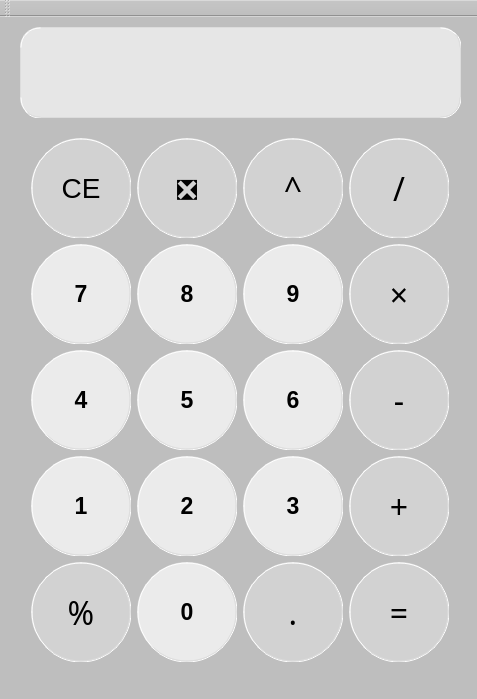
<?xml version="1.0" encoding="UTF-8"?>
<ui version="4.0">
 <class>MainWindow</class>
 <widget class="QMainWindow" name="MainWindow">
  <property name="geometry">
   <rect>
    <x>0</x>
    <y>0</y>
    <width>477</width>
    <height>699</height>
   </rect>
  </property>
  <property name="windowTitle">
   <string>MainWindow</string>
  </property>
  <property name="styleSheet">
   <string notr="true">background:rgb(190,190,190);</string>
  </property>
  <widget class="QWidget" name="centralWidget">
   <widget class="QTextEdit" name="textEdit">
    <property name="geometry">
     <rect>
      <x>20</x>
      <y>10</y>
      <width>441</width>
      <height>91</height>
     </rect>
    </property>
    <property name="styleSheet">
     <string notr="true">border:1px groove rgb(220,220,220);
border-radius:20px; 
background-color:rgb(230,230,230);</string>
    </property>
   </widget>
   <widget class="QWidget" name="gridLayoutWidget">
    <property name="geometry">
     <rect>
      <x>20</x>
      <y>110</y>
      <width>441</width>
      <height>551</height>
     </rect>
    </property>
    <layout class="QGridLayout" name="gridLayout">
     <item row="4" column="2">
      <widget class="QPushButton" name="pushButton_45">
       <property name="sizePolicy">
        <sizepolicy hsizetype="Fixed" vsizetype="Fixed">
         <horstretch>0</horstretch>
         <verstretch>0</verstretch>
        </sizepolicy>
       </property>
       <property name="minimumSize">
        <size>
         <width>100</width>
         <height>100</height>
        </size>
       </property>
       <property name="baseSize">
        <size>
         <width>0</width>
         <height>0</height>
        </size>
       </property>
       <property name="font">
        <font>
         <family>Rockwell</family>
         <pointsize>24</pointsize>
         <weight>50</weight>
         <bold>false</bold>
        </font>
       </property>
       <property name="toolTip">
        <string/>
       </property>
       <property name="autoFillBackground">
        <bool>false</bool>
       </property>
       <property name="styleSheet">
        <string notr="true">border:1px groove rgb(220,220,220);
border-radius:50px; 
background-color:rgb(210,210,210);</string>
       </property>
       <property name="text">
        <string>.</string>
       </property>
      </widget>
     </item>
     <item row="3" column="2">
      <widget class="QPushButton" name="pushButton_38">
       <property name="sizePolicy">
        <sizepolicy hsizetype="Fixed" vsizetype="Fixed">
         <horstretch>0</horstretch>
         <verstretch>0</verstretch>
        </sizepolicy>
       </property>
       <property name="minimumSize">
        <size>
         <width>100</width>
         <height>100</height>
        </size>
       </property>
       <property name="font">
        <font>
         <family>Nirmala UI</family>
         <pointsize>17</pointsize>
         <weight>75</weight>
         <bold>true</bold>
        </font>
       </property>
       <property name="styleSheet">
        <string notr="true">border:1px groove rgb(220,220,220);
border-radius:50px; 
background-color:rgb(235,235,235);</string>
       </property>
       <property name="text">
        <string>3</string>
       </property>
      </widget>
     </item>
     <item row="2" column="2">
      <widget class="QPushButton" name="pushButton_34">
       <property name="sizePolicy">
        <sizepolicy hsizetype="Fixed" vsizetype="Fixed">
         <horstretch>0</horstretch>
         <verstretch>0</verstretch>
        </sizepolicy>
       </property>
       <property name="minimumSize">
        <size>
         <width>100</width>
         <height>100</height>
        </size>
       </property>
       <property name="font">
        <font>
         <family>Nirmala UI</family>
         <pointsize>17</pointsize>
         <weight>75</weight>
         <bold>true</bold>
        </font>
       </property>
       <property name="styleSheet">
        <string notr="true">border:1px groove rgb(220,220,220);
border-radius:50px; 
background-color:rgb(235,235,235);</string>
       </property>
       <property name="text">
        <string>6</string>
       </property>
      </widget>
     </item>
     <item row="1" column="2">
      <widget class="QPushButton" name="pushButton_41">
       <property name="sizePolicy">
        <sizepolicy hsizetype="Fixed" vsizetype="Fixed">
         <horstretch>0</horstretch>
         <verstretch>0</verstretch>
        </sizepolicy>
       </property>
       <property name="minimumSize">
        <size>
         <width>100</width>
         <height>100</height>
        </size>
       </property>
       <property name="font">
        <font>
         <family>Nirmala UI</family>
         <pointsize>17</pointsize>
         <weight>75</weight>
         <bold>true</bold>
        </font>
       </property>
       <property name="styleSheet">
        <string notr="true">border:1px groove rgb(220,220,220);
border-radius:50px; 
background-color:rgb(235,235,235);</string>
       </property>
       <property name="text">
        <string>9</string>
       </property>
      </widget>
     </item>
     <item row="4" column="1">
      <widget class="QPushButton" name="pushButton_43">
       <property name="sizePolicy">
        <sizepolicy hsizetype="Fixed" vsizetype="Fixed">
         <horstretch>0</horstretch>
         <verstretch>0</verstretch>
        </sizepolicy>
       </property>
       <property name="minimumSize">
        <size>
         <width>100</width>
         <height>100</height>
        </size>
       </property>
       <property name="font">
        <font>
         <family>Nirmala UI</family>
         <pointsize>17</pointsize>
         <weight>75</weight>
         <bold>true</bold>
        </font>
       </property>
       <property name="styleSheet">
        <string notr="true">border:1px groove rgb(220,220,220);
border-radius:50px; 
background-color:rgb(235,235,235);</string>
       </property>
       <property name="text">
        <string>0</string>
       </property>
      </widget>
     </item>
     <item row="3" column="1">
      <widget class="QPushButton" name="pushButton_36">
       <property name="sizePolicy">
        <sizepolicy hsizetype="Fixed" vsizetype="Fixed">
         <horstretch>0</horstretch>
         <verstretch>0</verstretch>
        </sizepolicy>
       </property>
       <property name="minimumSize">
        <size>
         <width>100</width>
         <height>100</height>
        </size>
       </property>
       <property name="font">
        <font>
         <family>Nirmala UI</family>
         <pointsize>17</pointsize>
         <weight>75</weight>
         <bold>true</bold>
        </font>
       </property>
       <property name="styleSheet">
        <string notr="true">border:1px groove rgb(220,220,220);
border-radius:50px; 
background-color:rgb(235,235,235);</string>
       </property>
       <property name="text">
        <string>2</string>
       </property>
      </widget>
     </item>
     <item row="2" column="1">
      <widget class="QPushButton" name="pushButton_32">
       <property name="sizePolicy">
        <sizepolicy hsizetype="Fixed" vsizetype="Fixed">
         <horstretch>0</horstretch>
         <verstretch>0</verstretch>
        </sizepolicy>
       </property>
       <property name="minimumSize">
        <size>
         <width>100</width>
         <height>100</height>
        </size>
       </property>
       <property name="font">
        <font>
         <family>Nirmala UI</family>
         <pointsize>17</pointsize>
         <weight>75</weight>
         <bold>true</bold>
        </font>
       </property>
       <property name="styleSheet">
        <string notr="true">border:1px groove rgb(220,220,220);
border-radius:50px; 
background-color:rgb(235,235,235);</string>
       </property>
       <property name="text">
        <string>5</string>
       </property>
      </widget>
     </item>
     <item row="1" column="1">
      <widget class="QPushButton" name="pushButton_40">
       <property name="sizePolicy">
        <sizepolicy hsizetype="Fixed" vsizetype="Fixed">
         <horstretch>0</horstretch>
         <verstretch>0</verstretch>
        </sizepolicy>
       </property>
       <property name="minimumSize">
        <size>
         <width>100</width>
         <height>100</height>
        </size>
       </property>
       <property name="font">
        <font>
         <family>Nirmala UI</family>
         <pointsize>17</pointsize>
         <weight>75</weight>
         <bold>true</bold>
        </font>
       </property>
       <property name="styleSheet">
        <string notr="true">border:1px groove rgb(220,220,220);
border-radius:50px; 
background-color:rgb(235,235,235);</string>
       </property>
       <property name="text">
        <string>8</string>
       </property>
      </widget>
     </item>
     <item row="4" column="0">
      <widget class="QPushButton" name="pushButton_46">
       <property name="sizePolicy">
        <sizepolicy hsizetype="Fixed" vsizetype="Fixed">
         <horstretch>0</horstretch>
         <verstretch>0</verstretch>
        </sizepolicy>
       </property>
       <property name="minimumSize">
        <size>
         <width>100</width>
         <height>100</height>
        </size>
       </property>
       <property name="baseSize">
        <size>
         <width>0</width>
         <height>0</height>
        </size>
       </property>
       <property name="font">
        <font>
         <family>Rockwell</family>
         <pointsize>24</pointsize>
         <weight>50</weight>
         <bold>false</bold>
        </font>
       </property>
       <property name="toolTip">
        <string/>
       </property>
       <property name="autoFillBackground">
        <bool>false</bool>
       </property>
       <property name="styleSheet">
        <string notr="true">border:1px groove rgb(220,220,220);
border-radius:50px; 
background-color:rgb(210,210,210);</string>
       </property>
       <property name="text">
        <string>%</string>
       </property>
      </widget>
     </item>
     <item row="3" column="0">
      <widget class="QPushButton" name="pushButton_35">
       <property name="sizePolicy">
        <sizepolicy hsizetype="Fixed" vsizetype="Fixed">
         <horstretch>0</horstretch>
         <verstretch>0</verstretch>
        </sizepolicy>
       </property>
       <property name="minimumSize">
        <size>
         <width>100</width>
         <height>100</height>
        </size>
       </property>
       <property name="font">
        <font>
         <family>Nirmala UI</family>
         <pointsize>17</pointsize>
         <weight>75</weight>
         <bold>true</bold>
        </font>
       </property>
       <property name="styleSheet">
        <string notr="true">border:1px groove rgb(220,220,220);
border-radius:50px; 
background-color:rgb(235,235,235);</string>
       </property>
       <property name="text">
        <string>1</string>
       </property>
      </widget>
     </item>
     <item row="2" column="0">
      <widget class="QPushButton" name="pushButton_31">
       <property name="sizePolicy">
        <sizepolicy hsizetype="Fixed" vsizetype="Fixed">
         <horstretch>0</horstretch>
         <verstretch>0</verstretch>
        </sizepolicy>
       </property>
       <property name="minimumSize">
        <size>
         <width>100</width>
         <height>100</height>
        </size>
       </property>
       <property name="font">
        <font>
         <family>Nirmala UI</family>
         <pointsize>17</pointsize>
         <weight>75</weight>
         <bold>true</bold>
        </font>
       </property>
       <property name="styleSheet">
        <string notr="true">border:1px groove rgb(220,220,220);
border-radius:50px; 
background-color:rgb(235,235,235);</string>
       </property>
       <property name="text">
        <string>4</string>
       </property>
      </widget>
     </item>
     <item row="1" column="0">
      <widget class="QPushButton" name="pushButton_39">
       <property name="sizePolicy">
        <sizepolicy hsizetype="Fixed" vsizetype="Fixed">
         <horstretch>0</horstretch>
         <verstretch>0</verstretch>
        </sizepolicy>
       </property>
       <property name="minimumSize">
        <size>
         <width>100</width>
         <height>100</height>
        </size>
       </property>
       <property name="font">
        <font>
         <family>Nirmala UI</family>
         <pointsize>17</pointsize>
         <weight>75</weight>
         <bold>true</bold>
        </font>
       </property>
       <property name="styleSheet">
        <string notr="true">border:1px groove rgb(220,220,220);
border-radius:50px; 
background-color:rgb(235,235,235);</string>
       </property>
       <property name="text">
        <string>7</string>
       </property>
      </widget>
     </item>
     <item row="0" column="0">
      <widget class="QPushButton" name="pushButton_47">
       <property name="sizePolicy">
        <sizepolicy hsizetype="Fixed" vsizetype="Fixed">
         <horstretch>0</horstretch>
         <verstretch>0</verstretch>
        </sizepolicy>
       </property>
       <property name="minimumSize">
        <size>
         <width>100</width>
         <height>100</height>
        </size>
       </property>
       <property name="baseSize">
        <size>
         <width>0</width>
         <height>0</height>
        </size>
       </property>
       <property name="font">
        <font>
         <family>Segoe UI</family>
         <pointsize>21</pointsize>
         <weight>50</weight>
         <bold>false</bold>
        </font>
       </property>
       <property name="toolTip">
        <string/>
       </property>
       <property name="autoFillBackground">
        <bool>false</bool>
       </property>
       <property name="styleSheet">
        <string notr="true">border:1px groove rgb(220,220,220);
border-radius:50px; 
background-color:rgb(210,210,210);</string>
       </property>
       <property name="text">
        <string>CE</string>
       </property>
      </widget>
     </item>
     <item row="0" column="1">
      <widget class="QPushButton" name="pushButton_48">
       <property name="sizePolicy">
        <sizepolicy hsizetype="Fixed" vsizetype="Fixed">
         <horstretch>0</horstretch>
         <verstretch>0</verstretch>
        </sizepolicy>
       </property>
       <property name="minimumSize">
        <size>
         <width>100</width>
         <height>100</height>
        </size>
       </property>
       <property name="baseSize">
        <size>
         <width>0</width>
         <height>0</height>
        </size>
       </property>
       <property name="font">
        <font>
         <family>Rockwell</family>
         <pointsize>20</pointsize>
         <weight>50</weight>
         <bold>false</bold>
        </font>
       </property>
       <property name="toolTip">
        <string/>
       </property>
       <property name="autoFillBackground">
        <bool>false</bool>
       </property>
       <property name="styleSheet">
        <string notr="true">border:1px groove rgb(220,220,220);
border-radius:50px; 
background-color:rgb(210,210,210);</string>
       </property>
       <property name="text">
        <string>❎</string>
       </property>
      </widget>
     </item>
     <item row="0" column="2">
      <widget class="QPushButton" name="pushButton_49">
       <property name="sizePolicy">
        <sizepolicy hsizetype="Fixed" vsizetype="Fixed">
         <horstretch>0</horstretch>
         <verstretch>0</verstretch>
        </sizepolicy>
       </property>
       <property name="minimumSize">
        <size>
         <width>100</width>
         <height>100</height>
        </size>
       </property>
       <property name="baseSize">
        <size>
         <width>0</width>
         <height>0</height>
        </size>
       </property>
       <property name="font">
        <font>
         <family>Rockwell</family>
         <pointsize>24</pointsize>
         <weight>50</weight>
         <bold>false</bold>
        </font>
       </property>
       <property name="toolTip">
        <string/>
       </property>
       <property name="autoFillBackground">
        <bool>false</bool>
       </property>
       <property name="styleSheet">
        <string notr="true">border:1px groove rgb(220,220,220);
border-radius:50px; 
background-color:rgb(210,210,210);</string>
       </property>
       <property name="text">
        <string>^</string>
       </property>
      </widget>
     </item>
     <item row="0" column="3">
      <widget class="QPushButton" name="pushButton_42">
       <property name="sizePolicy">
        <sizepolicy hsizetype="Fixed" vsizetype="Fixed">
         <horstretch>0</horstretch>
         <verstretch>0</verstretch>
        </sizepolicy>
       </property>
       <property name="minimumSize">
        <size>
         <width>100</width>
         <height>100</height>
        </size>
       </property>
       <property name="baseSize">
        <size>
         <width>0</width>
         <height>0</height>
        </size>
       </property>
       <property name="font">
        <font>
         <family>Rockwell</family>
         <pointsize>24</pointsize>
         <weight>50</weight>
         <bold>false</bold>
        </font>
       </property>
       <property name="toolTip">
        <string/>
       </property>
       <property name="autoFillBackground">
        <bool>false</bool>
       </property>
       <property name="styleSheet">
        <string notr="true">border:1px groove rgb(220,220,220);
border-radius:50px; 
background-color:rgb(210,210,210);</string>
       </property>
       <property name="text">
        <string>/</string>
       </property>
      </widget>
     </item>
     <item row="1" column="3">
      <widget class="QPushButton" name="pushButton_33">
       <property name="sizePolicy">
        <sizepolicy hsizetype="Fixed" vsizetype="Fixed">
         <horstretch>0</horstretch>
         <verstretch>0</verstretch>
        </sizepolicy>
       </property>
       <property name="minimumSize">
        <size>
         <width>100</width>
         <height>100</height>
        </size>
       </property>
       <property name="baseSize">
        <size>
         <width>0</width>
         <height>0</height>
        </size>
       </property>
       <property name="font">
        <font>
         <family>Rockwell</family>
         <pointsize>24</pointsize>
         <weight>50</weight>
         <bold>false</bold>
        </font>
       </property>
       <property name="toolTip">
        <string/>
       </property>
       <property name="autoFillBackground">
        <bool>false</bool>
       </property>
       <property name="styleSheet">
        <string notr="true">border:1px groove rgb(220,220,220);
border-radius:50px; 
background-color:rgb(210,210,210);</string>
       </property>
       <property name="text">
        <string>×</string>
       </property>
      </widget>
     </item>
     <item row="2" column="3">
      <widget class="QPushButton" name="pushButton_37">
       <property name="sizePolicy">
        <sizepolicy hsizetype="Fixed" vsizetype="Fixed">
         <horstretch>0</horstretch>
         <verstretch>0</verstretch>
        </sizepolicy>
       </property>
       <property name="minimumSize">
        <size>
         <width>100</width>
         <height>100</height>
        </size>
       </property>
       <property name="baseSize">
        <size>
         <width>0</width>
         <height>0</height>
        </size>
       </property>
       <property name="font">
        <font>
         <family>Rockwell</family>
         <pointsize>24</pointsize>
         <weight>50</weight>
         <bold>false</bold>
        </font>
       </property>
       <property name="toolTip">
        <string/>
       </property>
       <property name="autoFillBackground">
        <bool>false</bool>
       </property>
       <property name="styleSheet">
        <string notr="true">border:1px groove rgb(220,220,220);
border-radius:50px; 
background-color:rgb(210,210,210);</string>
       </property>
       <property name="text">
        <string>-</string>
       </property>
      </widget>
     </item>
     <item row="3" column="3">
      <widget class="QPushButton" name="pushButton_44">
       <property name="sizePolicy">
        <sizepolicy hsizetype="Fixed" vsizetype="Fixed">
         <horstretch>0</horstretch>
         <verstretch>0</verstretch>
        </sizepolicy>
       </property>
       <property name="minimumSize">
        <size>
         <width>100</width>
         <height>100</height>
        </size>
       </property>
       <property name="baseSize">
        <size>
         <width>0</width>
         <height>0</height>
        </size>
       </property>
       <property name="font">
        <font>
         <family>Rockwell</family>
         <pointsize>24</pointsize>
         <weight>50</weight>
         <bold>false</bold>
        </font>
       </property>
       <property name="toolTip">
        <string/>
       </property>
       <property name="autoFillBackground">
        <bool>false</bool>
       </property>
       <property name="styleSheet">
        <string notr="true">border:1px groove rgb(220,220,220);
border-radius:50px; 
background-color:rgb(210,210,210);</string>
       </property>
       <property name="text">
        <string>+</string>
       </property>
      </widget>
     </item>
     <item row="4" column="3">
      <widget class="QPushButton" name="pushButton_50">
       <property name="sizePolicy">
        <sizepolicy hsizetype="Fixed" vsizetype="Fixed">
         <horstretch>0</horstretch>
         <verstretch>0</verstretch>
        </sizepolicy>
       </property>
       <property name="minimumSize">
        <size>
         <width>100</width>
         <height>100</height>
        </size>
       </property>
       <property name="baseSize">
        <size>
         <width>0</width>
         <height>0</height>
        </size>
       </property>
       <property name="font">
        <font>
         <family>Rockwell</family>
         <pointsize>24</pointsize>
         <weight>50</weight>
         <bold>false</bold>
        </font>
       </property>
       <property name="toolTip">
        <string/>
       </property>
       <property name="autoFillBackground">
        <bool>false</bool>
       </property>
       <property name="styleSheet">
        <string notr="true">border:1px groove rgb(220,220,220);
border-radius:50px; 
background-color:rgb(210,210,210);</string>
       </property>
       <property name="text">
        <string>=</string>
       </property>
      </widget>
     </item>
    </layout>
   </widget>
  </widget>
  <widget class="QMenuBar" name="menuBar">
   <property name="geometry">
    <rect>
     <x>0</x>
     <y>0</y>
     <width>477</width>
     <height>21</height>
    </rect>
   </property>
  </widget>
  <widget class="QToolBar" name="mainToolBar">
   <attribute name="toolBarArea">
    <enum>TopToolBarArea</enum>
   </attribute>
   <attribute name="toolBarBreak">
    <bool>false</bool>
   </attribute>
  </widget>
  <widget class="QStatusBar" name="statusBar"/>
 </widget>
 <layoutdefault spacing="6" margin="11"/>
 <resources/>
 <connections/>
</ui>
